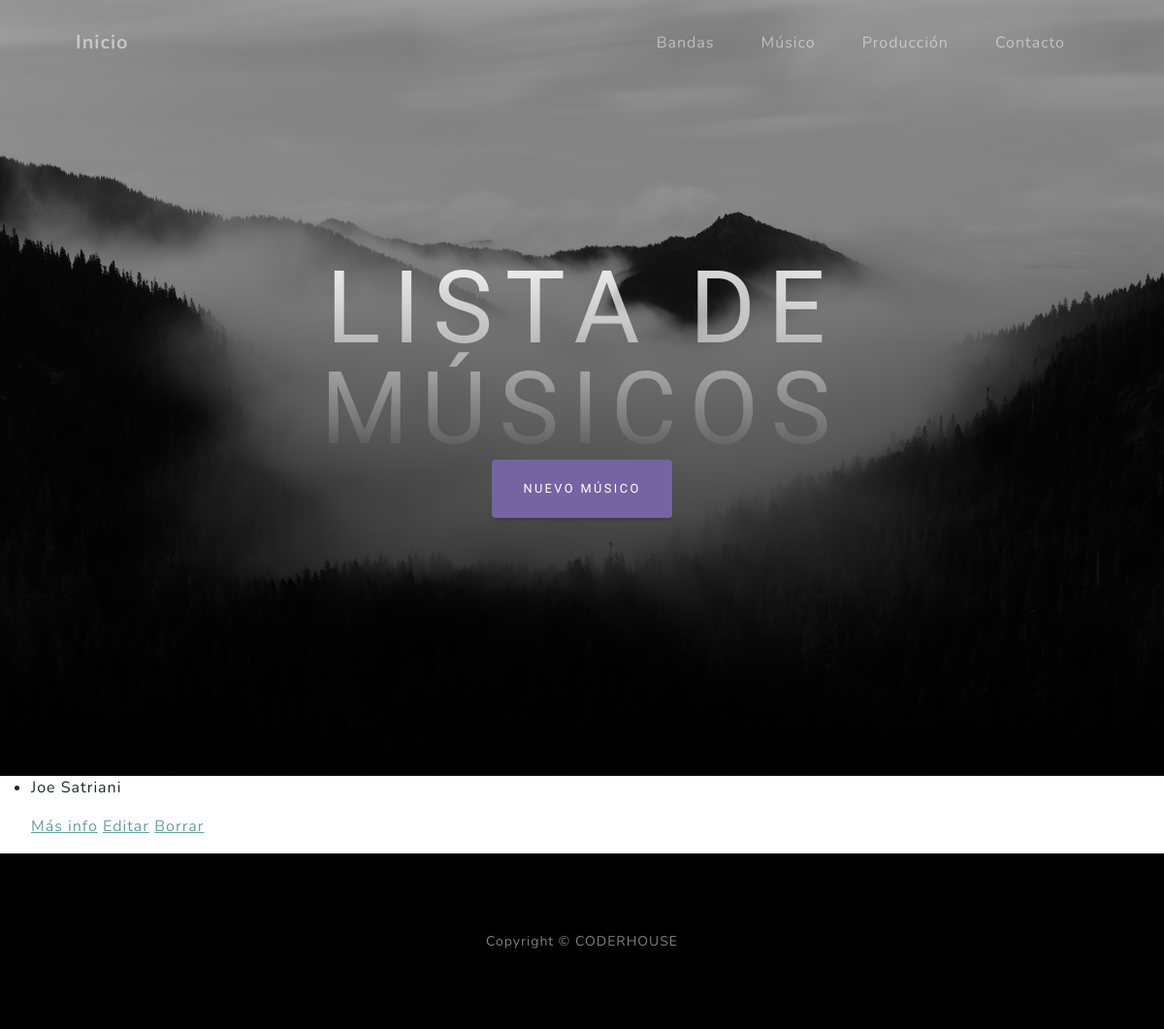
/AppCoder/musico/list, run on an earlier commit of the app's database.
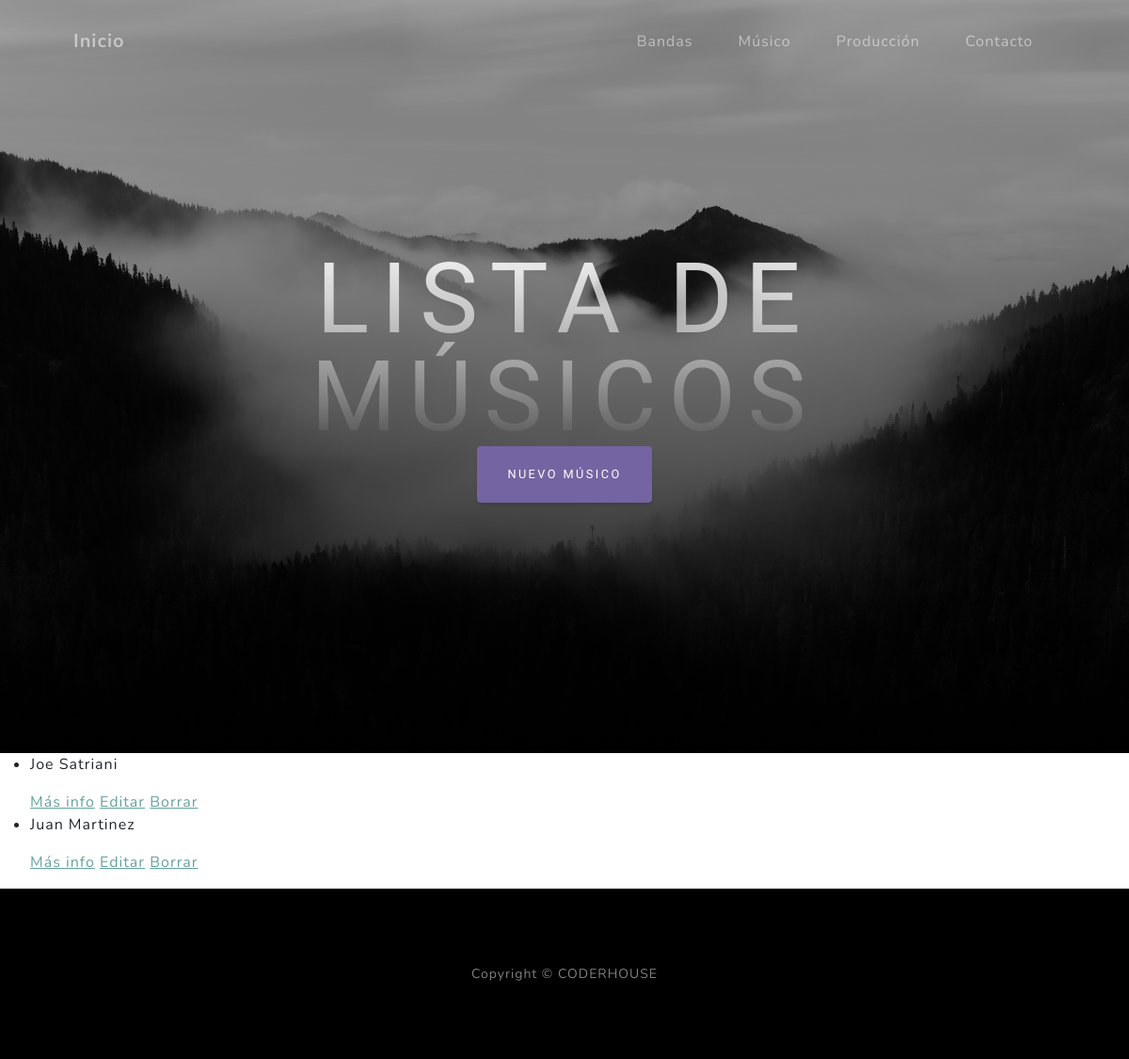
And on a later commit of the database.
### AppCoder/models.py (models this page shows, shortened)
class Musico(models.Model):
    nombre = models.CharField(max_length=40)
    apellido = models.CharField(max_length=40)
    fechaNacimiento = models.DateField(default=datetime.date.today)
    instrumento = models.CharField(max_length=40)
    esNovato = models.BooleanField()

### AppCoder/views.py (the view)
# urls.py: path('musico/list', views.MusicoList.as_view(), name="MusicoList"),
class MusicoList(ListView):
    model = Musico
    template_name = "AppCoder/musico_list.html"

### AppCoder/templates/AppCoder/musico_list.html
{% extends "AppCoder/padre.html" %}
{% load static %}
{% block contenido2 %}
 <h1 class="mx-auto my-0 text-uppercase">Lista de Músicos</h1>
{% endblock %}
{% block contenido %}
<ul>
    {% for musico in object_list %}
    <li>
        <p>{{musico.nombre}} {{musico.apellido}}</p>
        <a href="{% url 'MusicoDetail' musico.id %}">Más info</a>
        <a href="{% url 'MusicoEdit' musico.id %}">Editar</a>
        <a href="{% url 'MusicoDelete' musico.id %}">Borrar</a>
    </li>
    {% endfor %}
</ul>
{% endblock %}
{% block edit %}
<a class="btn btn-secondary" href="{% url 'MusicoNew' %}">Nuevo Músico</a>
{% endblock %}

What changed in the data, as far as the page shows it:
added Musico: nombre "Juan", apellido "Martinez"
